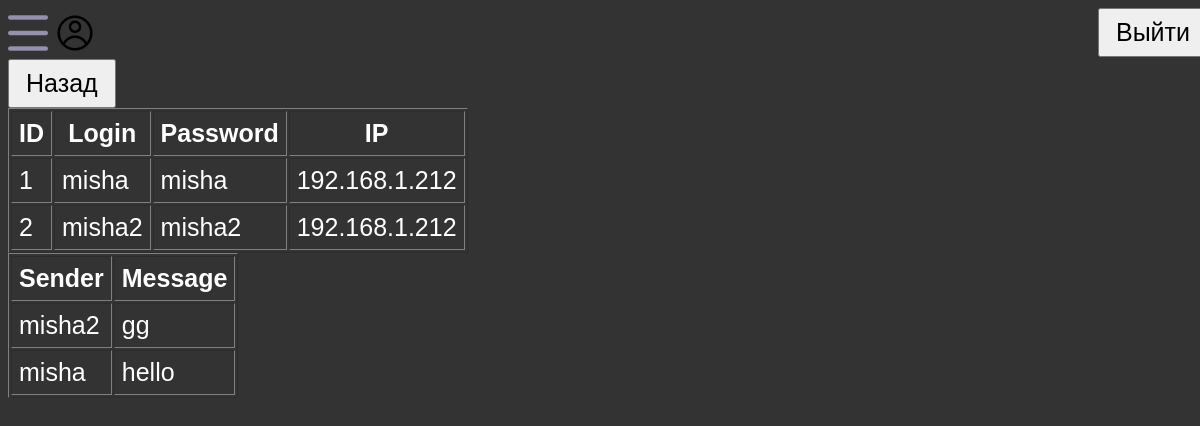
Before: /admin (signed in) with the older database file.
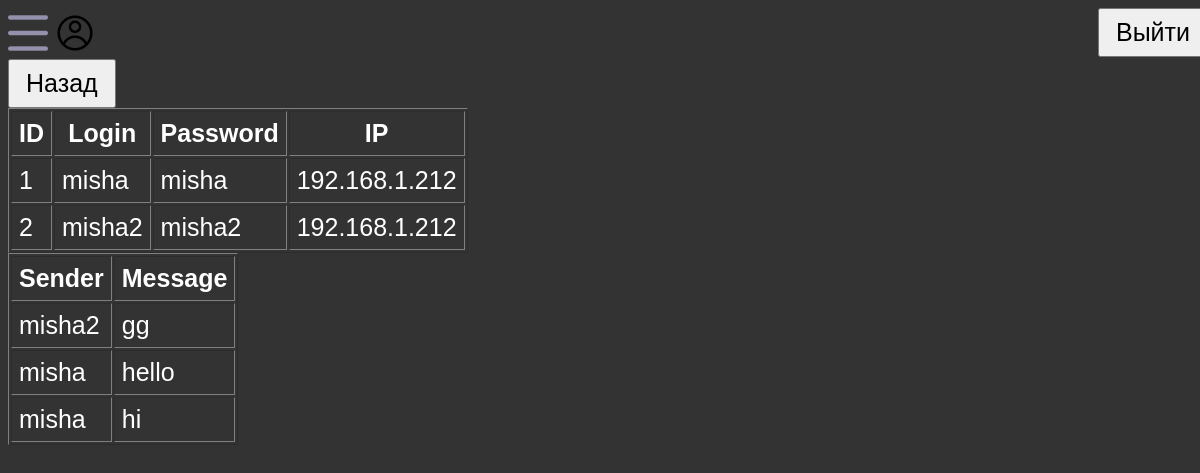
After: the same page with the newer database file.
### tables this page shows
CREATE TABLE users (
            id INTEGER PRIMARY KEY AUTOINCREMENT,
            login TEXT,
            password TEXT,
            ip TEXT,
            creation_time DATETIME DEFAULT CURRENT_TIMESTAMP
        );

CREATE TABLE messages (
            id INTEGER PRIMARY KEY AUTOINCREMENT,
            login TEXT,
            message TEXT,
            question_sender TEXT,
            question_text TEXT
        );

### admin.py (the view)
    @AuthRoute.check_admin_session
    def admin(self):
        if request.method == 'GET':
            users = self.db.get_users("users")
            messages = self.db.get_messages("messages")
            return render_template(
                "admin.html",
                users=users,
                messages=messages,
                main_ip=self.main_ip,
                conn_type=self.conn_type
            )

### auth.py (called while the page is built)
    @staticmethod
    def check_admin_session(func) -> None:
        @wraps(func)
        def wrapper(*args, **kwargs):
            if session.get("login") == "admin":
                return func(*args, **kwargs)
            else:
                return "Нет доступа к админ-панели"
        return wrapper

### db.py (called while the page is built)
    def get_messages(self, msg_table: str) -> list[dict[str, str]]:
        with sqlite3.connect(self.db_path) as conn:
            cursor = conn.cursor()
            cursor.execute(f"SELECT id, login, message, question_sender, question_text FROM {msg_table}")
            rows = cursor.fetchall()
            messages = [{"index": row[0], "sender": row[1], "text": row[2], "question_sender": row[3], "question_text": row[4], "type": "1" if row[3] else "2"} for row in rows]
        return messages

    def get_users(self, user_table: str) -> list[dict[str, str, str]]:
        with sqlite3.connect(self.db_path) as conn:
            cursor = conn.cursor()
            cursor.execute(f"SELECT * FROM {user_table}")
            rows = cursor.fetchall()
            users = [{"id": row[0], "login": row[1], "password": row[2], "ip": row[3]} for row in rows]
            return users

### templates/admin.html (shortened to what this page needs)
{% extends 'base.html' %}
{% block content %}
    <main>
        <button onclick="window.location.href = '{{ conn_type }}://{{ main_ip }}/index'">Назад</button>
        <table border="1">
            <tr>
                <th>ID</th>
                <th>Login</th>
                <th>Password</th>
                <th>IP</th>
            </tr>
            {% for user in users %}
                <tr>
                    <td>{{ user.id }}</td>
                    <td>{{ user.login }}</td>
                    <td>{{ user.password }}</td>
                    <td>{{ user.ip }}</td>
                </tr>
            {% endfor %}
        </table>
        <table border="1">
            <tr>
                <th>Sender</th>
                <th>Message</th>
            </tr>
            {% for msg in messages %}
                <tr>
                    <td>{{ msg.sender }}</td>
                    <td>{{ msg.text }}</td>
                </tr>
            {% endfor %}
        </table>
    </main>
{% endblock %}

### templates/base.html (shortened to what this page needs)
<!DOCTYPE html>
<html lang="en">
<head>
    <link rel="stylesheet" href="{{ url_for('static', filename='base-style.css') }}">
</head>
<body class="body-section">
    <section class="base-section">
        <header class="space-between">
            <div>
                <button class="button-link" onclick="show_burger_menu()"><img src="{{ url_for('static', filename='burger_menu.png') }}" width="40px" height="40px"></button>
                <button class="button-link" onclick="window.location.href = '{{ conn_type }}://{{ main_ip }}/profile?user={{ login }}';">
                    <div class="profile-header">
                        <img src="{{ url_for('static', filename='account.png') }}" width="40px" height="40px">
                </button>
            </div>
            <form action="{{ conn_type }}://{{ main_ip }}/index" method="post">
                    <button type="submit">Выйти</button>
            </form>
        </header>
        {% block content %}{% endblock %}
    </section>
</body>
</html>

### static/base-style.css (style rules this page uses)
* { font-size: 25px; font-family: sans-serif; }
body, html { padding: 0; background-color: #333333; color: #FFFFFF }
button { padding: 8px 16px; }
th, td { padding: 7px; }
.button-link { background: none; border: none; padding: 0; color: #FFFFFF; cursor: pointer; font: inherit; }
.space-between { display: flex; flex-direction: row; justify-content: space-between; }
.profile-header { display: flex; flex-direction: row; align-items: center; gap: 10px; }
.body-section { display: flex; flex-direction: row; width: 100%; }
.base-section { width: 100%; }

Changed rows visible on the page:
added messages: sender "misha", text "hi"
